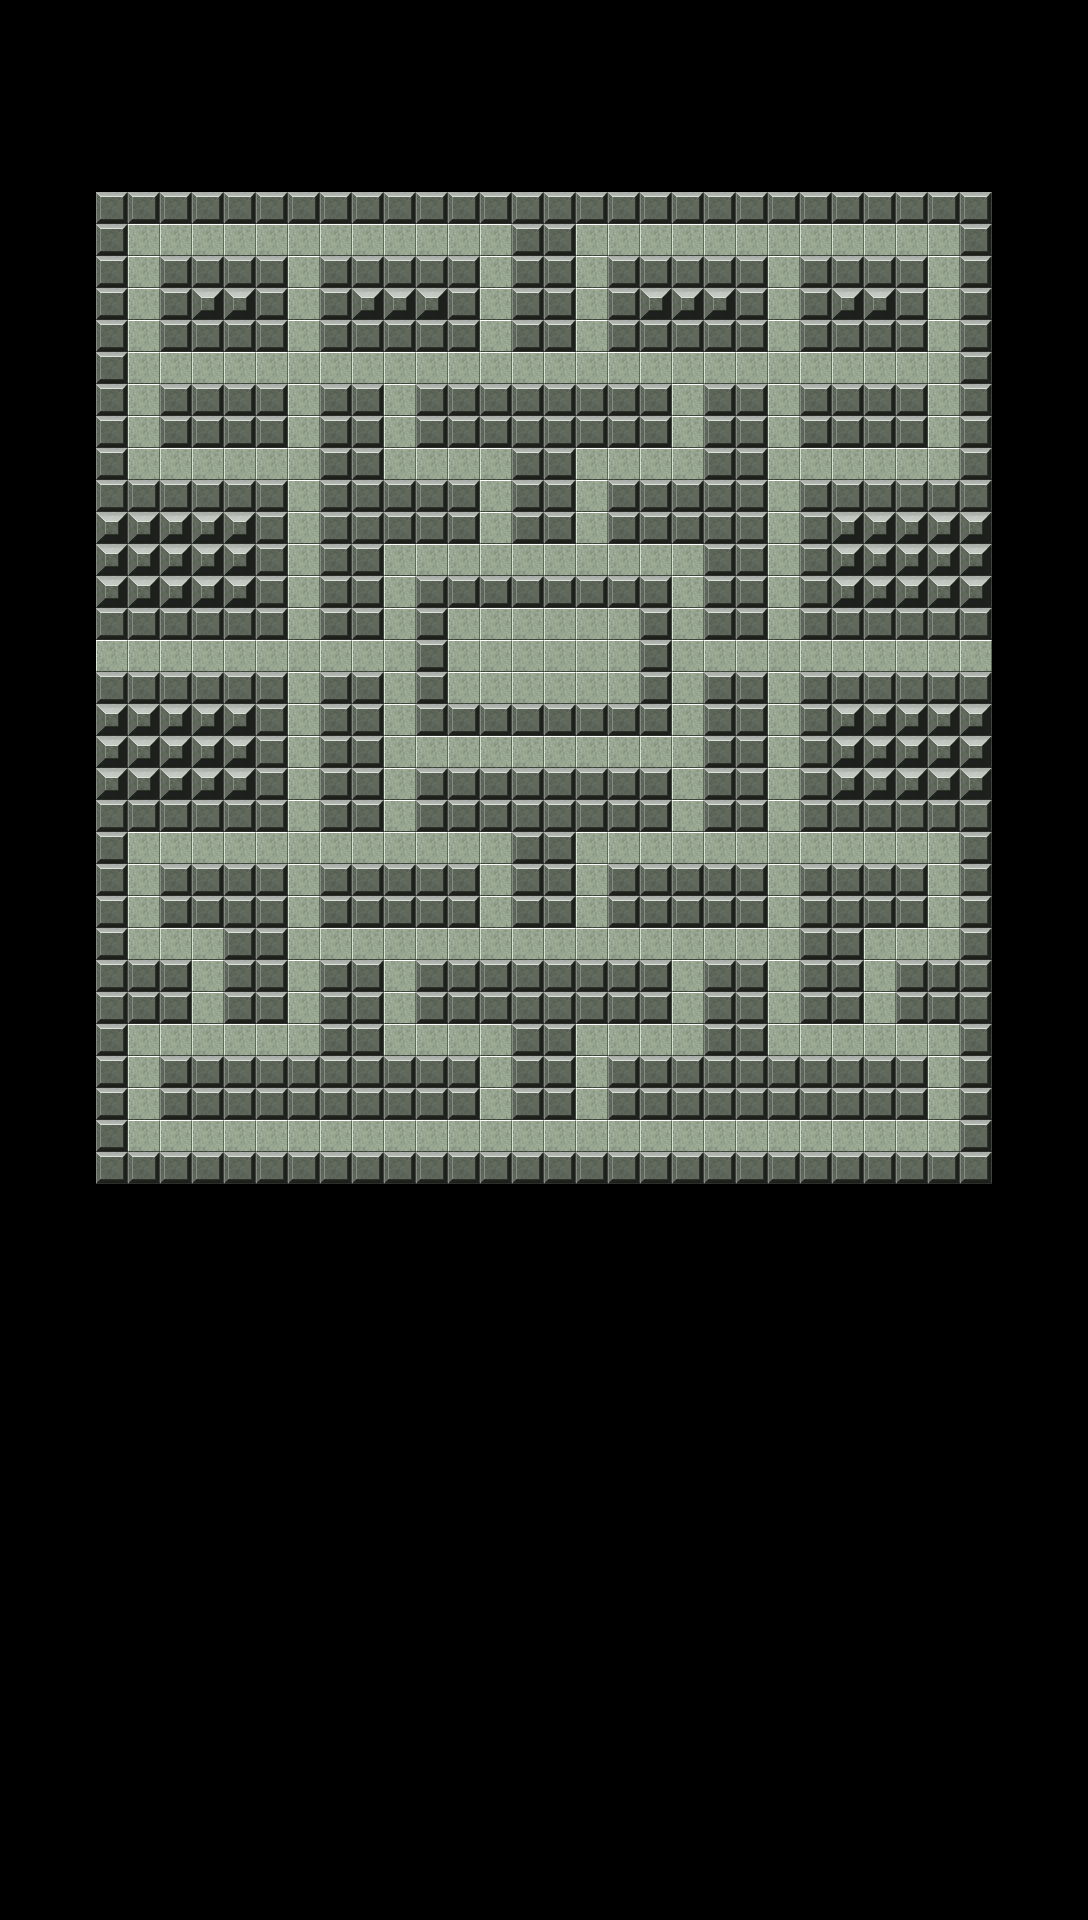

This game map was drawn from its Tiled (.tmx) file and the tilesets committed beside it. A one-line description and the trimmed map source follow:
An orthogonal 34x60 tile map with 32x32 px tiles, 3 tile layers (Kachelebene 1, Walls, Path).

<map version="1.4" tiledversion="1.4.3" orientation="orthogonal" renderorder="right-down" width="34" height="60" tilewidth="32" tileheight="32" infinite="0" nextlayerid="4" nextobjectid="1">
 <tileset firstgid="1" source="maptileset2.tsx" />
 <layer id="1" name="Kachelebene 1" width="34" height="60">
  <data>[2040 cells, 0 non-empty, 0 distinct tile ids]</data>
 </layer>
 <layer id="2" name="Walls" width="34" height="60">
  <data>[2040 cells, 568 non-empty, 3 distinct tile ids]</data>
 </layer>
 <layer id="3" name="Path" width="34" height="60">
  <data>[2040 cells, 300 non-empty, 1 distinct tile ids]</data>
 </layer>
</map>
